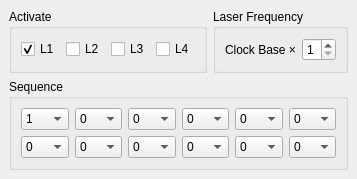
  <widget class="QDockWidget" name="dockWidget_laser">
   <property name="sizePolicy">
    <sizepolicy hsizetype="Preferred" vsizetype="Minimum">
     <horstretch>0</horstretch>
     <verstretch>0</verstretch>
    </sizepolicy>
   </property>
   <property name="windowTitle">
    <string>Laser configuration</string>
   </property>
   <attribute name="dockWidgetArea">
    <number>2</number>
   </attribute>
   <widget class="QWidget" name="dockWidgetContents_13">
    <layout class="QGridLayout" name="gridLayout_42">
     <item row="2" column="0" colspan="2">
      <widget class="QGroupBox" name="groupBox_6">
       <property name="sizePolicy">
        <sizepolicy hsizetype="Preferred" vsizetype="Minimum">
         <horstretch>0</horstretch>
         <verstretch>0</verstretch>
        </sizepolicy>
       </property>
       <property name="title">
        <string>Sequence</string>
       </property>
       <layout class="QGridLayout" name="gridLayout_41">
        <item row="0" column="4">
         <widget class="QComboBox" name="comboLaserSeq_4">
          <property name="sizePolicy">
           <sizepolicy hsizetype="Minimum" vsizetype="Fixed">
            <horstretch>0</horstretch>
            <verstretch>0</verstretch>
           </sizepolicy>
          </property>
          <item>
           <property name="text">
            <string>0</string>
           </property>
          </item>
          <item>
           <property name="text">
            <string>1</string>
           </property>
          </item>
          <item>
           <property name="text">
            <string>2</string>
           </property>
          </item>
          <item>
           <property name="text">
            <string>3</string>
           </property>
          </item>
          <item>
           <property name="text">
            <string>4</string>
           </property>
          </item>
         </widget>
        </item>
        <item row="0" column="6">
         <widget class="QComboBox" name="comboLaserSeq_6">
          <property name="sizePolicy">
           <sizepolicy hsizetype="Minimum" vsizetype="Fixed">
            <horstretch>0</horstretch>
            <verstretch>0</verstretch>
           </sizepolicy>
          </property>
          <item>
           <property name="text">
            <string>0</string>
           </property>
          </item>
          <item>
           <property name="text">
            <string>1</string>
           </property>
          </item>
          <item>
           <property name="text">
            <string>2</string>
           </property>
          </item>
          <item>
           <property name="text">
            <string>3</string>
           </property>
          </item>
          <item>
           <property name="text">
            <string>4</string>
           </property>
          </item>
         </widget>
        </item>
        <item row="0" column="1">
         <widget class="QComboBox" name="comboLaserSeq_2">
          <property name="sizePolicy">
           <sizepolicy hsizetype="Minimum" vsizetype="Fixed">
            <horstretch>0</horstretch>
            <verstretch>0</verstretch>
           </sizepolicy>
          </property>
          <item>
           <property name="text">
            <string>0</string>
           </property>
          </item>
          <item>
           <property name="text">
            <string>1</string>
           </property>
          </item>
          <item>
           <property name="text">
            <string>2</string>
           </property>
          </item>
          <item>
           <property name="text">
            <string>3</string>
           </property>
          </item>
          <item>
           <property name="text">
            <string>4</string>
           </property>
          </item>
         </widget>
        </item>
        <item row="0" column="3">
         <widget class="QComboBox" name="comboLaserSeq_3">
          <property name="sizePolicy">
           <sizepolicy hsizetype="Minimum" vsizetype="Fixed">
            <horstretch>0</horstretch>
            <verstretch>0</verstretch>
           </sizepolicy>
          </property>
          <item>
           <property name="text">
            <string>0</string>
           </property>
          </item>
          <item>
           <property name="text">
            <string>1</string>
           </property>
          </item>
          <item>
           <property name="text">
            <string>2</string>
           </property>
          </item>
          <item>
           <property name="text">
            <string>3</string>
           </property>
          </item>
          <item>
           <property name="text">
            <string>4</string>
           </property>
          </item>
         </widget>
        </item>
        <item row="1" column="6">
         <widget class="QComboBox" name="comboLaserSeq_12">
          <property name="sizePolicy">
           <sizepolicy hsizetype="Minimum" vsizetype="Fixed">
            <horstretch>0</horstretch>
            <verstretch>0</verstretch>
           </sizepolicy>
          </property>
          <item>
           <property name="text">
            <string>0</string>
           </property>
          </item>
          <item>
           <property name="text">
            <string>1</string>
           </property>
          </item>
          <item>
           <property name="text">
            <string>2</string>
           </property>
          </item>
          <item>
           <property name="text">
            <string>3</string>
           </property>
          </item>
          <item>
           <property name="text">
            <string>4</string>
           </property>
          </item>
         </widget>
        </item>
        <item row="1" column="5">
         <widget class="QComboBox" name="comboLaserSeq_11">
          <property name="sizePolicy">
           <sizepolicy hsizetype="Minimum" vsizetype="Fixed">
            <horstretch>0</horstretch>
            <verstretch>0</verstretch>
           </sizepolicy>
          </property>
          <item>
           <property name="text">
            <string>0</string>
           </property>
          </item>
          <item>
           <property name="text">
            <string>1</string>
           </property>
          </item>
          <item>
           <property name="text">
            <string>2</string>
           </property>
          </item>
          <item>
           <property name="text">
            <string>3</string>
           </property>
          </item>
          <item>
           <property name="text">
            <string>4</string>
           </property>
          </item>
         </widget>
        </item>
        <item row="0" column="0">
         <widget class="QComboBox" name="comboLaserSeq_1">
          <property name="sizePolicy">
           <sizepolicy hsizetype="Minimum" vsizetype="Fixed">
            <horstretch>0</horstretch>
            <verstretch>0</verstretch>
           </sizepolicy>
          </property>
          <property name="currentIndex">
           <number>1</number>
          </property>
          <item>
           <property name="text">
            <string>0</string>
           </property>
          </item>
          <item>
           <property name="text">
            <string>1</string>
           </property>
          </item>
          <item>
           <property name="text">
            <string>2</string>
           </property>
          </item>
          <item>
           <property name="text">
            <string>3</string>
           </property>
          </item>
          <item>
           <property name="text">
            <string>4</string>
           </property>
          </item>
         </widget>
        </item>
        <item row="1" column="0">
         <widget class="QComboBox" name="comboLaserSeq_7">
          <property name="sizePolicy">
           <sizepolicy hsizetype="Minimum" vsizetype="Fixed">
            <horstretch>0</horstretch>
            <verstretch>0</verstretch>
           </sizepolicy>
          </property>
          <item>
           <property name="text">
            <string>0</string>
           </property>
          </item>
          <item>
           <property name="text">
            <string>1</string>
           </property>
          </item>
          <item>
           <property name="text">
            <string>2</string>
           </property>
          </item>
          <item>
           <property name="text">
            <string>3</string>
           </property>
          </item>
          <item>
           <property name="text">
            <string>4</string>
           </property>
          </item>
         </widget>
        </item>
        <item row="1" column="1">
         <widget class="QComboBox" name="comboLaserSeq_8">
          <property name="sizePolicy">
           <sizepolicy hsizetype="Minimum" vsizetype="Fixed">
            <horstretch>0</horstretch>
            <verstretch>0</verstretch>
           </sizepolicy>
          </property>
          <item>
           <property name="text">
            <string>0</string>
           </property>
          </item>
          <item>
           <property name="text">
            <string>1</string>
           </property>
          </item>
          <item>
           <property name="text">
            <string>2</string>
           </property>
          </item>
          <item>
           <property name="text">
            <string>3</string>
           </property>
          </item>
          <item>
           <property name="text">
            <string>4</string>
           </property>
          </item>
         </widget>
        </item>
        <item row="0" column="5">
         <widget class="QComboBox" name="comboLaserSeq_5">
          <property name="sizePolicy">
           <sizepolicy hsizetype="Minimum" vsizetype="Fixed">
            <horstretch>0</horstretch>
            <verstretch>0</verstretch>
           </sizepolicy>
          </property>
          <item>
           <property name="text">
            <string>0</string>
           </property>
          </item>
          <item>
           <property name="text">
            <string>1</string>
           </property>
          </item>
          <item>
           <property name="text">
            <string>2</string>
           </property>
          </item>
          <item>
           <property name="text">
            <string>3</string>
           </property>
          </item>
          <item>
           <property name="text">
            <string>4</string>
           </property>
          </item>
         </widget>
        </item>
        <item row="1" column="4">
         <widget class="QComboBox" name="comboLaserSeq_10">
          <property name="sizePolicy">
           <sizepolicy hsizetype="Minimum" vsizetype="Fixed">
            <horstretch>0</horstretch>
            <verstretch>0</verstretch>
           </sizepolicy>
          </property>
          <item>
           <property name="text">
            <string>0</string>
           </property>
          </item>
          <item>
           <property name="text">
            <string>1</string>
           </property>
          </item>
          <item>
           <property name="text">
            <string>2</string>
           </property>
          </item>
          <item>
           <property name="text">
            <string>3</string>
           </property>
          </item>
          <item>
           <property name="text">
            <string>4</string>
           </property>
          </item>
         </widget>
        </item>
        <item row="1" column="3">
         <widget class="QComboBox" name="comboLaserSeq_9">
          <property name="sizePolicy">
           <sizepolicy hsizetype="Minimum" vsizetype="Fixed">
            <horstretch>0</horstretch>
            <verstretch>0</verstretch>
           </sizepolicy>
          </property>
          <item>
           <property name="text">
            <string>0</string>
           </property>
          </item>
          <item>
           <property name="text">
            <string>1</string>
           </property>
          </item>
          <item>
           <property name="text">
            <string>2</string>
           </property>
          </item>
          <item>
           <property name="text">
            <string>3</string>
           </property>
          </item>
          <item>
           <property name="text">
            <string>4</string>
           </property>
          </item>
         </widget>
        </item>
       </layout>
      </widget>
     </item>
     <item row="0" column="0">
      <widget class="QGroupBox" name="groupBox_3">
       <property name="sizePolicy">
        <sizepolicy hsizetype="Minimum" vsizetype="Minimum">
         <horstretch>0</horstretch>
         <verstretch>0</verstretch>
        </sizepolicy>
       </property>
       <property name="title">
        <string>Activate</string>
       </property>
       <layout class="QGridLayout" name="gridLayout_75">
        <item row="0" column="1">
         <widget class="QCheckBox" name="checkBox_laser1">
          <property name="text">
           <string>L2</string>
          </property>
         </widget>
        </item>
        <item row="0" column="2">
         <widget class="QCheckBox" name="checkBox_laser2">
          <property name="text">
           <string>L3</string>
          </property>
         </widget>
        </item>
        <item row="0" column="0">
         <widget class="QCheckBox" name="checkBox_laser0">
          <property name="text">
           <string>L1</string>
          </property>
          <property name="checked">
           <bool>true</bool>
          </property>
         </widget>
        </item>
        <item row="0" column="3">
         <widget class="QCheckBox" name="checkBox_laser3">
          <property name="text">
           <string>L4</string>
          </property>
         </widget>
        </item>
       </layout>
      </widget>
     </item>
     <item row="0" column="1">
      <widget class="QGroupBox" name="groupBox_7">
       <property name="title">
        <string>Laser Frequency</string>
       </property>
       <layout class="QGridLayout" name="gridLayout_7">
        <item row="0" column="1">
         <widget class="QSpinBox" name="spinBox_clk_base_multiplier">
          <property name="sizePolicy">
           <sizepolicy hsizetype="Minimum" vsizetype="Fixed">
            <horstretch>0</horstretch>
            <verstretch>0</verstretch>
           </sizepolicy>
          </property>
          <property name="minimum">
           <number>1</number>
          </property>
          <property name="maximum">
           <number>6</number>
          </property>
         </widget>
        </item>
        <item row="0" column="0">
         <widget class="QLabel" name="label_120">
          <property name="sizePolicy">
           <sizepolicy hsizetype="Minimum" vsizetype="Preferred">
            <horstretch>0</horstretch>
            <verstretch>0</verstretch>
           </sizepolicy>
          </property>
          <property name="text">
           <string>Clock Base ×</string>
          </property>
         </widget>
        </item>
       </layout>
      </widget>
     </item>
    </layout>
   </widget>
  </widget>
